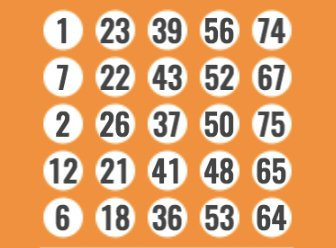
#> input picture convert_image_to_txt/digit.jpg, 336 x 248 px, given in place of digit.png, which was not available
$ jupyter execute image_play.ipynb   (shell and % lines are left out)
#> lines starting #> are read from the running program, lines starting #| are printed output that depends on the picture; after the words box and inside, x2 and y2 are one past the last pixel; in counts of white or black regions, pixels touching at a corner belong together; pictures that were not available may be replaced by others from this repository, and a replacement may not be noted
[cell 1]
import cv2
import numpy as np
img=cv2.imread('digit.png',0)
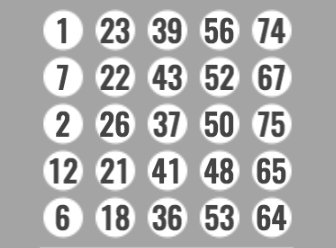
#> img: shape (248, 336); min 50, max 255, mean 176.8
ret,thresh=cv2.threshold(img,127,255,0)
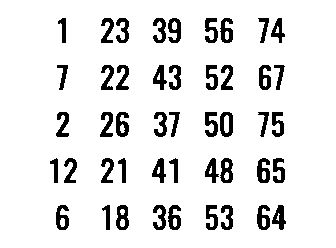
#> thresh: shape (248, 336); 90.4% white; 46 black regions, largest, box (x1, y1, x2, y2) and area: (257, 158, 270, 183) 218, (116, 112, 129, 137) 217, (220, 158, 233, 183) 213
edges=cv2.Canny(img,100,200)
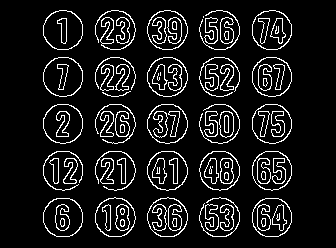
#> edges: shape (248, 336); 9.8% white in thin lines or dots, all inside (x1, y1, x2, y2) = (43, 10, 292, 237)

[cell 2]
import cv2


from PIL import Image
import numpy as np

# Load ảnh
image = Image.open('big_bridge.jpg')
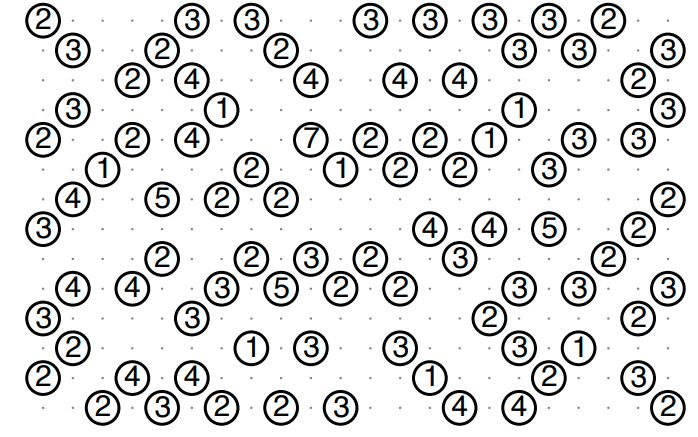
#> input picture convert_image_to_txt/big_bridge.JPG, 698 x 437 px, found by its file name
#> image is the input picture: PIL image 698x437 RGB; mean R, G, B 222.2, 222.5, 222.3
row = 14
col = 22
print(image.size)
#| (698, 437)
# (3508, 2480)
image = np.array(image)
# Chuyển ảnh sang mau xám
gray = cv2.cvtColor(image, cv2.COLOR_BGR2GRAY)

#print gray vào file
with open('gray.txt', 'w') as f:
    for item in gray:
        f.write("%s\n" % item)
#thu nho anh
gray = cv2.resize(gray, (0,0), fx=0.5, fy=0.5)
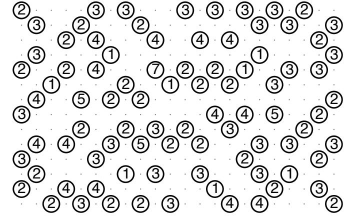
#> gray: shape (218, 349); min 0, max 255, mean 222.4
gray[gray<100]=0
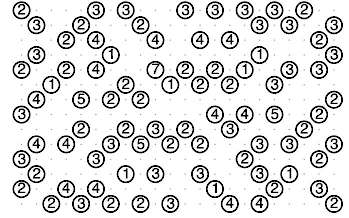
#> gray: shape (218, 349); 10.49% of pixels changed, all inside (x1, y1, x2, y2) = (13, 2, 343, 213)
gray[gray>=100]=255
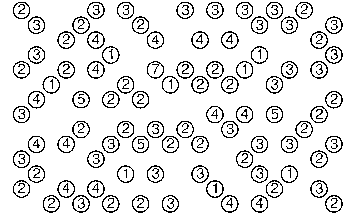
#> gray: shape (218, 349); 89.4% white; black in thin lines or dots
with open('gray.txt', 'w') as f:
    for item in gray:
        f.write("%s\n" % item)

[cell 3]
#Lấy cột x min sao cho gray[x][y] != 255
def get_x_min(gray):
    for i in range(len(gray)):
        for j in range(len(gray[i])):
            if gray[i][j] != 255:
                return i
#> this loop made 3 passes
#| 2
    return -1
#tương tự với cột x max, hàng y min, hàng y max
def get_x_max(gray):
    for i in range(len(gray)-1, -1, -1):
        for j in range(len(gray[i])):
            if gray[i][j] != 255:
                return i
#> this loop made 6 passes
#> i on passes 1 to 6: 217, 216, 215, 214, 213, 212
#| 212
    return -1
def get_y_min(gray):
    for i in range(len(gray[0])):
        for j in range(len(gray)):
            if gray[j][i] != 255:
                return i
#> this loop made 14 passes
#| 13
    return -1
def get_y_max(gray):
    for i in range(len(gray[0])-1, -1, -1):
        for j in range(len(gray)):
            if gray[j][i] != 255:
                return i
#> this loop made 7 passes
#> i on passes 1 to 7: 348, 347, 346, 345, 344, 343, 342
#| 342
#> the loop in get_x_min, `for i in range(len(gray)):` made 3 passes
#> the loop in get_x_max, `for i in range(len(gray)-1, -1, -1):` made 6 passes
#> the loop in get_y_min, `for i in range(len(gray[0])):` made 14 passes
    return -1

print(get_x_min(gray))
print(get_x_max(gray))
print(get_y_min(gray))
print(get_y_max(gray))

[cell 4]
#crop ảnh theo x_min, x_max, y_min, y_max
gray = gray[get_x_min(gray)-1:get_x_max(gray)+1,
            get_y_min(gray)-1:get_y_max(gray)+1]
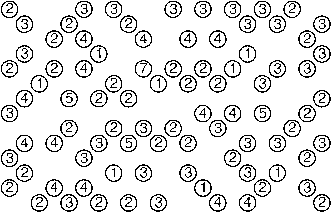
#> gray: shape (212, 331); 88.5% white; black in thin lines or dots
gray.shape
#in gray ra ảnh
cv2.imwrite('gray.jpg', gray)
#> Out = True

[cell 5]
#cắt ảnh thành 81 ô
def crop_image(image, x, y, w, h):
    return image[x:x+w, y:y+h]

row_step = gray.shape[0] // row
#> row_step = 15
col_step = gray.shape[1] // col
#> col_step = 15
for i in range(row):
    for j in range(col):
        crop = crop_image(gray, i*row_step, j*col_step, row_step, col_step)
        cv2.imwrite('crop/crop_'+str(i)+'_'+str(j)+'.jpg', crop)
row_step, col_step
#> Out = (15, 15)
